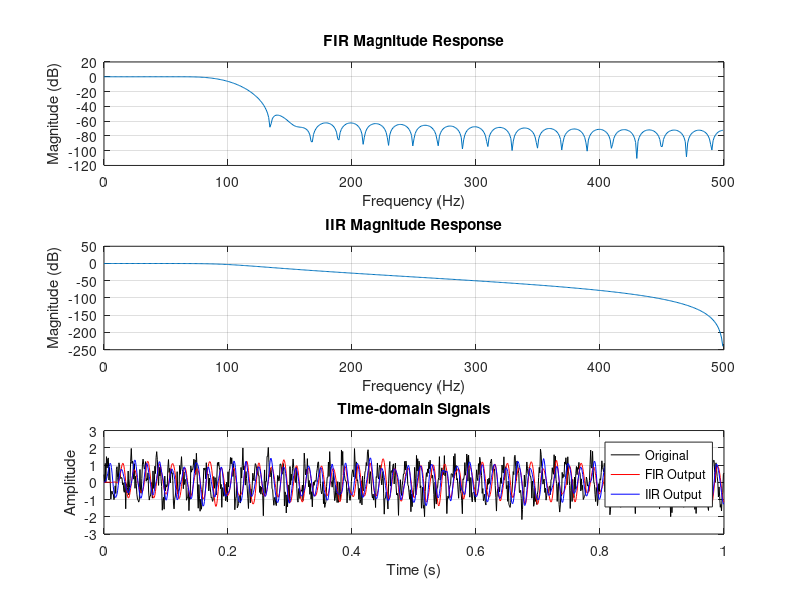

Here is the MATLAB script that generated this plot:
fs = 1000; 
fcut = 100; 
n = 50;

% FIR Filter
b_fir = fir1(n, fcut/(fs/2));

% IIR Filter (Butterworth)
[b_iir, a_iir] = butter(4, fcut/(fs/2));

% Frequency responses (use freqz to get data, then plot in subplots)
Nfreq = 512;
[Hf, wf] = freqz(b_fir, 1, Nfreq, fs);
[Hi, wi] = freqz(b_iir, a_iir, Nfreq, fs);

figure;
subplot(3,1,1);
plot(wf, 20*log10(abs(Hf)));
grid on;
title('FIR Magnitude Response');
xlabel('Frequency (Hz)');
ylabel('Magnitude (dB)');

subplot(3,1,2);
plot(wi, 20*log10(abs(Hi)));
grid on;
title('IIR Magnitude Response');
xlabel('Frequency (Hz)');
ylabel('Magnitude (dB)');

% Compare outputs (time domain)
t = 0:1/fs:1;
x = sin(2*pi*50*t) + 0.5*randn(size(t));
y_fir = filter(b_fir, 1, x);
y_iir = filter(b_iir, a_iir, x);

subplot(3,1,3);
plot(t, x, 'k', t, y_fir, 'r', t, y_iir, 'b');
grid on;
legend('Original', 'FIR Output', 'IIR Output');
xlabel('Time (s)');
ylabel('Amplitude');
title('Time-domain Signals');
